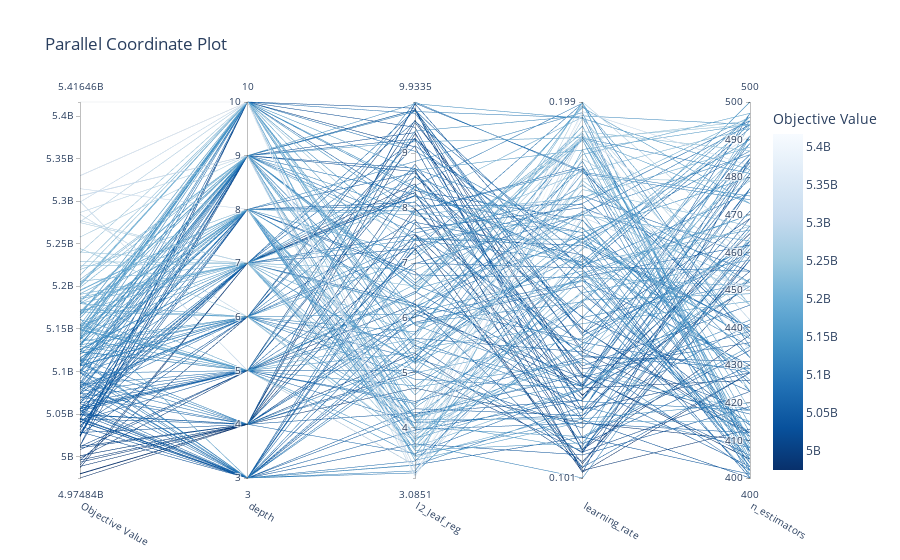

The cell this chart's notebook holds for it:
### Code cell
optuna.visualization.plot_parallel_coordinate(study)

### Figure 1 — Plotly figure (JSON) as saved in the notebook; plotly's stock layout.template omitted (floating-point values rounded to 4 significant figures; data arrays with more than 128 entries replaced by an {"elided": "..."} marker saying what was removed)
{"data": [{"dimensions": [{"label": "Objective Value", "range": [4975000000.0, 5416000000.0], "values": {"elided": "200 float values"}}, {"label": "depth", "range": [3, 10], "values": {"elided": "200 int values"}}, {"label": "l2_leaf_reg", "range": [3.085, 9.934], "values": {"elided": "200 float values"}}, {"label": "learning_rate", "range": [-0.9972, -0.702], "ticktext": ["0.101", "0.199"], "tickvals": [-0.9972, -0.702], "values": {"elided": "200 float values"}}, {"label": "n_estimators", "range": [400, 500], "values": {"elided": "200 int values"}}], "labelangle": 30, "labelside": "bottom", "line": {"color": {"elided": "200 float values"}, "colorbar": {"title": {"text": "Objective Value"}}, "colorscale": [[0, "rgb(247,251,255)"], [0.125, "rgb(222,235,247)"], [0.25, "rgb(198,219,239)"], [0.375, "rgb(158,202,225)"], [0.5, "rgb(107,174,214)"], [0.625, "rgb(66,146,198)"], [0.75, "rgb(33,113,181)"], [0.875, "rgb(8,81,156)"], [1, "rgb(8,48,107)"]], "reversescale": true, "showscale": true}, "type": "parcoords"}], "layout": {"title": {"text": "Parallel Coordinate Plot"}}}
